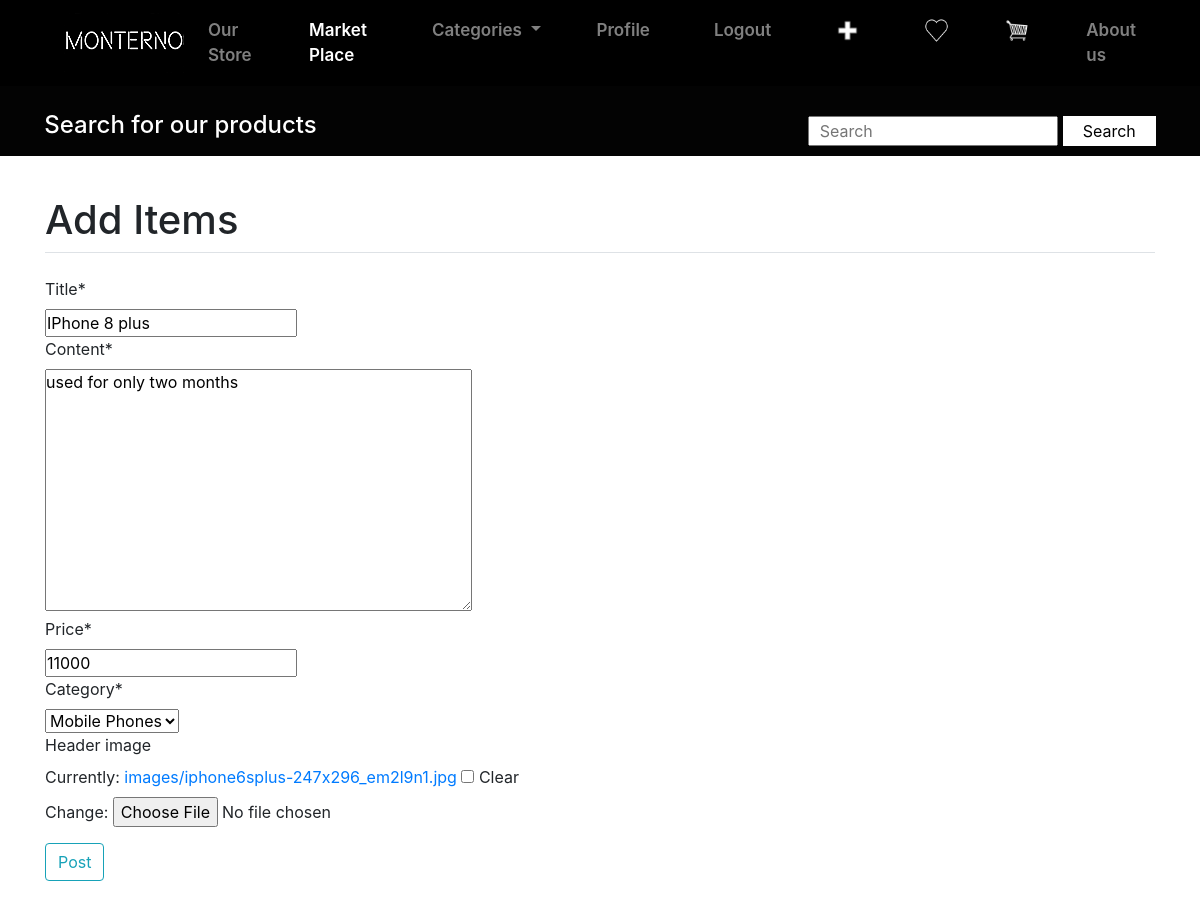
Screenshot of /post/22/update/ (signed in) with the database file from the repository.
### blog/models.py (models this page shows, shortened)
class Post(models.Model):
    CATEGORIES=(
    ('Bags','Bags'),('Shoes','Shoes'),
    ('Tops','Tops'),('Jeans','Jeans'),
    ('Pants','Pants'),('Mobile Phones','Mobile Phones'),
    ('HeadPhones','HeadPhones')
		)
    category=models.CharField(max_length=100,choices=CATEGORIES,default='none')
    title= models.CharField(max_length=100)
    content= models.TextField()
    header_image=models.ImageField(null=True, blank=True, upload_to="images/",default='/static/blog/product2')
    price=models.CharField(max_length=5)
    author = models.ForeignKey(User,on_delete=models.CASCADE)
    favourites=models.ManyToManyField(User,related_name='favourite',default='none',blank=True)
    date_posted = models.DateTimeField(default=timezone.now)

### blog/views.py (the view, shortened to what this page needs)
# urls.py: path('post/<int:pk>/update/',PostUpdateView.as_view(), name='post-update'),
class PostUpdateView(LoginRequiredMixin,UserPassesTestMixin,UpdateView):
    model=Post
    fields=['title','content','price','category','header_image']
    def test_func(self):
        post = self.get_object()
        if self.request.user == post.author:
            return True
        else:
            return False

### blog/templates/blog/post_form.html (shortened to what this page needs)
{% extends "blog/base2.html" %}
{% load crispy_forms_tags %}
{% block content %}
    <div class="content-section">
        <form method="POST" enctype="multipart/form-data">
            <fieldset class="form-group">
                <legend class="border-bottom mb-4"><h1>Add Items</h1></legend>
                {{ form|crispy }}
            </fieldset>
            <div class="form-group">
                <button class="btn btn-outline-info" type="submit">Post</button>
            </div>
        </form>
    </div>
{% endblock content %}

### blog/static/css/test.css (style rules this page uses)
* { padding: 0; margin:0; box-sizing: border-box; }

### blog/static/css/test2.css (style rules this page uses)
html, body { height: 100%; width: 100%; margin: 0; font-family: 'Roboto', sans-serif; }

### rows the page displays
Post: title "IPhone 8 plus", content "used for only two months", price "11000", category "Mobile Phones"
